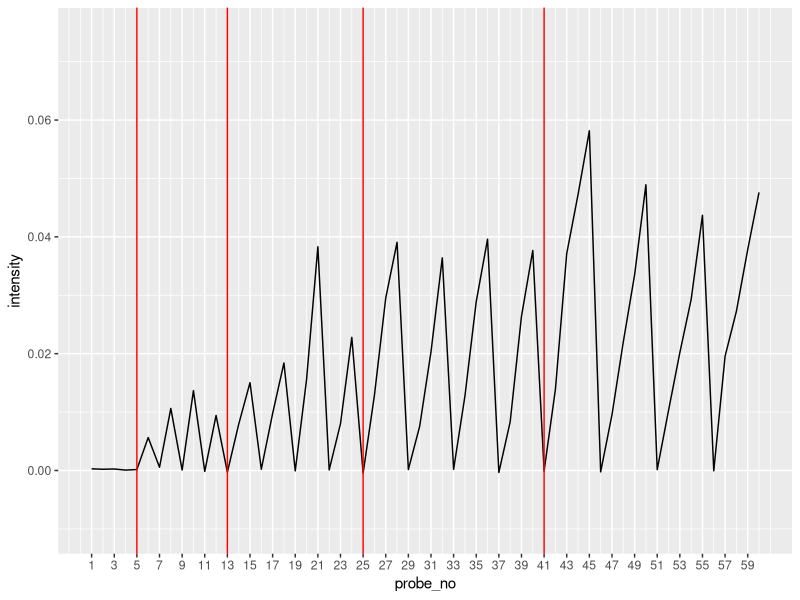
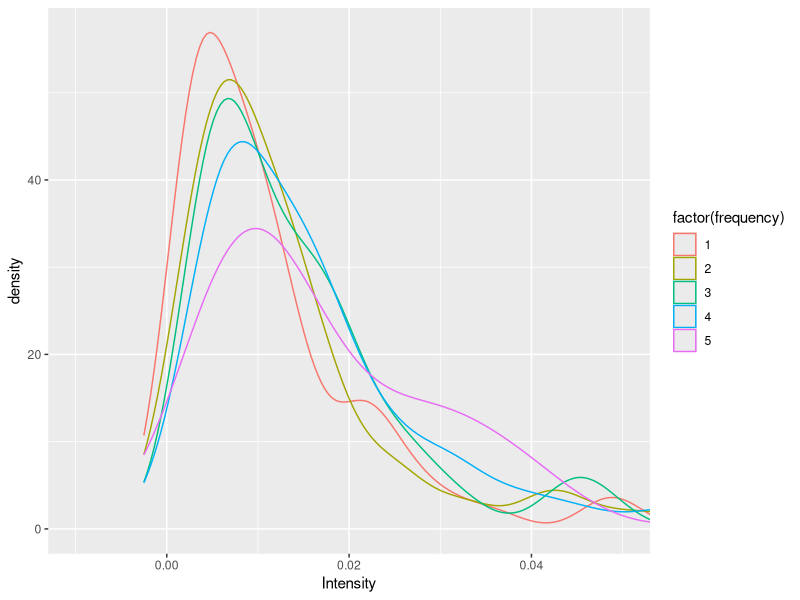
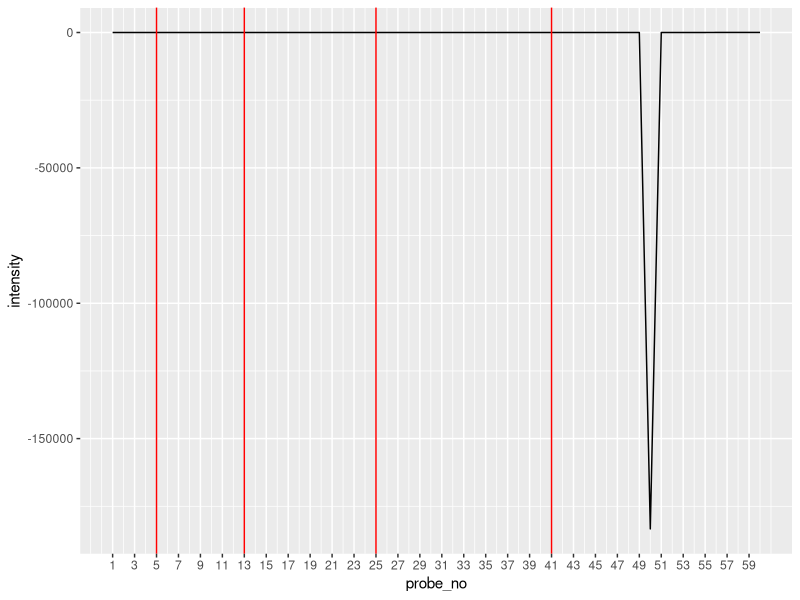
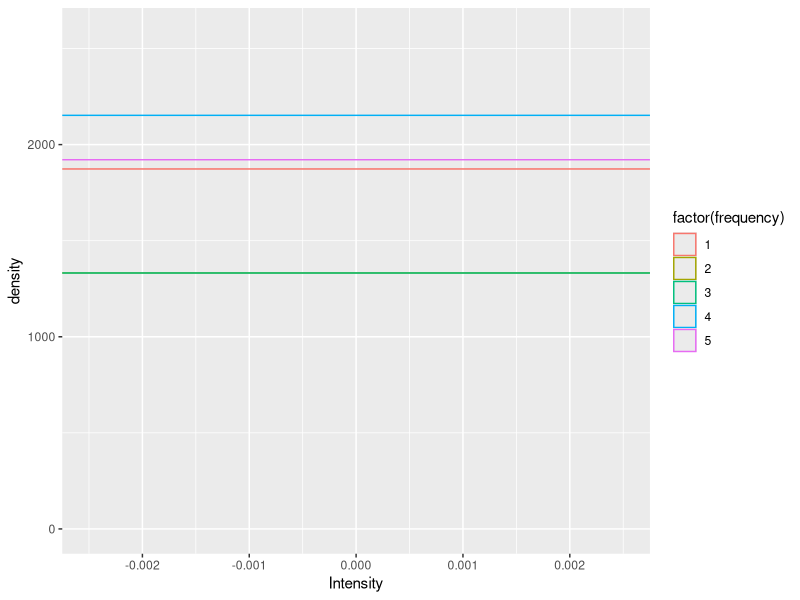

Write R code to recreate these figures, in order.
## ---- chunk 1
library(tidyverse)
set.seed(30)

# Activation function (borrowed from Matt) for a single probe (i.e. a probe vector)

get_activations_3 <- function(probe, mem) {
  
  as.numeric(((probe %*% t(mem)) / rowSums(t((probe == 0) * t(mem == 0)) == 0))^3)
}

# Generate echo (borrowed from Matt)
get_echo <- function(probe, mem, tau=3, output='intensity') {
    activations <- get_activations_3(probe,mem)
    if(output == "intensity"){
      return(sum(activations^tau))
    }
    if(output == "echo"){
      weighted_memory <- mem * (activations^tau)  
      summed_echo <- colSums(weighted_memory)
      return(summed_echo)
    }
    if(output == "both"){
      weighted_memory <- mem * (activations^tau)  
      summed_echo <- colSums(weighted_memory)
      model_output <- list(intensity = sum(activations^tau),
                           echo = summed_echo)
      return(model_output)
    }
    
}

# Item generation function (borrowed from Matt)

generate_item <- function(item_size=20,prob=c(1/3,1/3,1/3)){
  item <- sample(c(1,0,-1),
           size = item_size,
           replace = TRUE,
           prob = prob)
  return(item)
}

# Item matrix (original, before applying learning rate) function

gen_item_matrix <- function(matrix_size = 20, item_size = 20, prob = c(1/3, 1/3, 1/3)) {
  item_matrix <- t(replicate(n = matrix_size, generate_item(item_size = item_size, prob = prob)))
  return(item_matrix)
}

# Form probe matrix i.e. item_matrix multiplied by respective frequencies + 4 more random items

gen_probes <- function(item_matrix, prob = c(1/3, 1/3, 1/3), max_num_of_copies = 5, num_of_traces_per_freq = 4) {
  freq_multiplier <- rep(1:max_num_of_copies, each = num_of_traces_per_freq)
  probe_matrix <- c()
  for(i in 1:length(freq_multiplier)) {
    current_rows <- matrix(rep(item_matrix[i, ], freq_multiplier[i]), nrow = freq_multiplier[i], ncol = ncol(item_matrix), byrow = TRUE)
    probe_matrix <- rbind(probe_matrix, current_rows)
}
  return(probe_matrix)
}

## ---- chunk 2
# Overall simulation function (no discrepancy encoding)

sim_intensity_once <- function(matrix_size = 20, item_size = 20, prob = c(1/3, 1/3, 1/3), l_value = .5, max_num_of_copies = 5, num_of_traces_per_freq = 4) {
  item_matrix <- gen_item_matrix(matrix_size = matrix_size, item_size = item_size, prob = prob)
  probe_matrix <- gen_probes(item_matrix, prob = prob, max_num_of_copies = max_num_of_copies, num_of_traces_per_freq = num_of_traces_per_freq)

  # Starting state secondary memory
memory <- t(replicate(n = 60, generate_item(item_size = 20, prob = c(1/3, 1/3, 1/3))))

# Caluclating intensities and storing each probe
intensity_vector <- numeric(length = nrow(probe_matrix))
  for(i in 1:nrow(probe_matrix)){
    current_intensity <- get_echo(probe_matrix[i, ], memory, output = "intensity")
    intensity_vector[i] <- current_intensity
    learning_filter <- sample(c(0, 1), item_size, replace = TRUE, prob = c(1-l_value, l_value))
    learned_probe <- probe_matrix[i, ] * learning_filter
    memory[i, ] <- learned_probe
  }
intensity_df <- data.frame(intensity_value = intensity_vector)
return(intensity_df)
}

sim_intensity_multiple <- function(n_of_sim, matrix_size = 20, item_size = 20, prob = c(1/3, 1/3, 1/3), l_value = .5, max_num_of_copies = 5, num_of_traces_per_freq = 4) {
  full_intensity_df <- data.frame(matrix(0, nrow = sum((1:max_num_of_copies)*4), ncol = n_of_sim))
  for(i in 1:n_of_sim) {
    intensity_column <- sim_intensity_once(matrix_size = matrix_size, item_size = item_size, prob = prob, l_value = l_value, max_num_of_copies = max_num_of_copies, num_of_traces_per_freq = num_of_traces_per_freq)
    full_intensity_df[ , i] <- intensity_column
  }
  return(full_intensity_df)
}
## ---- chunk 3
raw_df_no_de <- sim_intensity_multiple(100)

by_probe_no_de <- data.frame(probe_no = 1:60, intensity = rowMeans(raw_df_no_de))
ggplot(by_probe_no_de, aes(x = probe_no, y = intensity)) + geom_line() + coord_cartesian(ylim = c(-0.01, 0.075)) + scale_x_continuous(breaks = seq(1, 60, 2)) + geom_vline(xintercept = c(5, 13, 25, 41), color = "red")

by_freq_no_de <- data.frame(frequency = rep(c(1,2,3,4,5), each = 4), raw_df_no_de) %>% group_by(frequency) %>% summarize_all(mean) %>% pivot_longer(!frequency, names_to = "Drop", values_to = "Intensity") %>% select(-Drop)
ggplot(by_freq_no_de, aes(x = Intensity, color = factor(frequency))) + geom_density(show.legend = TRUE) + coord_cartesian(xlim = c(-0.01, 0.05))
## ---- chunk 4

# Overall simulation function (with discrepancy encoding)

sim_intensity_once_de <- function(matrix_size = 20, item_size = 20, prob = c(1/3, 1/3, 1/3), l_value = .5, max_num_of_copies = 5, num_of_traces_per_freq = 4) {
  item_matrix <- gen_item_matrix(matrix_size = matrix_size, item_size = item_size, prob = prob)
  probe_matrix <- gen_probes(item_matrix, prob = prob, max_num_of_copies = max_num_of_copies, num_of_traces_per_freq = num_of_traces_per_freq)

  # Starting state secondary memory
memory <- t(replicate(n = 60, generate_item(item_size = 20, prob = c(1/3, 1/3, 1/3))))

# Caluclating intensities and storing each probe
intensity_vector <- numeric(length = nrow(probe_matrix))
  for(i in 1:nrow(probe_matrix)){
    current_echo <- get_echo(probe_matrix[i, ], memory, output = "both")
    intensity_vector[i] <- current_echo[[1]]
    learning_filter <- sample(c(0, 1), item_size, replace = TRUE, prob = c(1-l_value, l_value))
    current_content <- current_echo[[2]]/max(current_echo[[2]])
    discrep <- probe_matrix[i, ] - current_content
    learned_trace <- discrep * learning_filter
    memory[i, ] <- learned_trace
  }
intensity_df <- data.frame(intensity_value = intensity_vector)
return(intensity_df)
}

sim_intensity_multiple_de <- function(n_of_sim, matrix_size = 20, item_size = 20, prob = c(1/3, 1/3, 1/3), l_value = .5, max_num_of_copies = 5, num_of_traces_per_freq = 4) {
  full_intensity_df <- data.frame(matrix(0, nrow = sum((1:max_num_of_copies)*4), ncol = n_of_sim))
  for(i in 1:n_of_sim) {
    intensity_column <- sim_intensity_once_de(matrix_size = matrix_size, item_size = item_size, prob = prob, l_value = l_value, max_num_of_copies = max_num_of_copies, num_of_traces_per_freq = num_of_traces_per_freq)
    full_intensity_df[ , i] <- intensity_column
  }
  return(full_intensity_df)
}
## ---- chunk 5
raw_df_with_de <- sim_intensity_multiple_de(100)

by_probe_with_de <- data.frame(probe_no = 1:60, intensity = rowMeans(raw_df_with_de))
ggplot(by_probe_with_de, aes(x = probe_no, y = intensity)) + geom_line() + scale_x_continuous(breaks = seq(1, 60, 2)) + geom_vline(xintercept = c(5, 13, 25, 41), color = "red")

by_freq_with_de <- data.frame(frequency = rep(c(1,2,3,4,5), each = 4), raw_df_with_de) %>% group_by(frequency) %>% summarize_all(mean) %>% pivot_longer(!frequency, names_to = "Drop", values_to = "Intensity") %>% select(-Drop)
ggplot(by_freq_with_de, aes(x = Intensity, color = factor(frequency))) + geom_density(show.legend = TRUE) + coord_cartesian(xlim = c(-0.0025, 0.0025))
